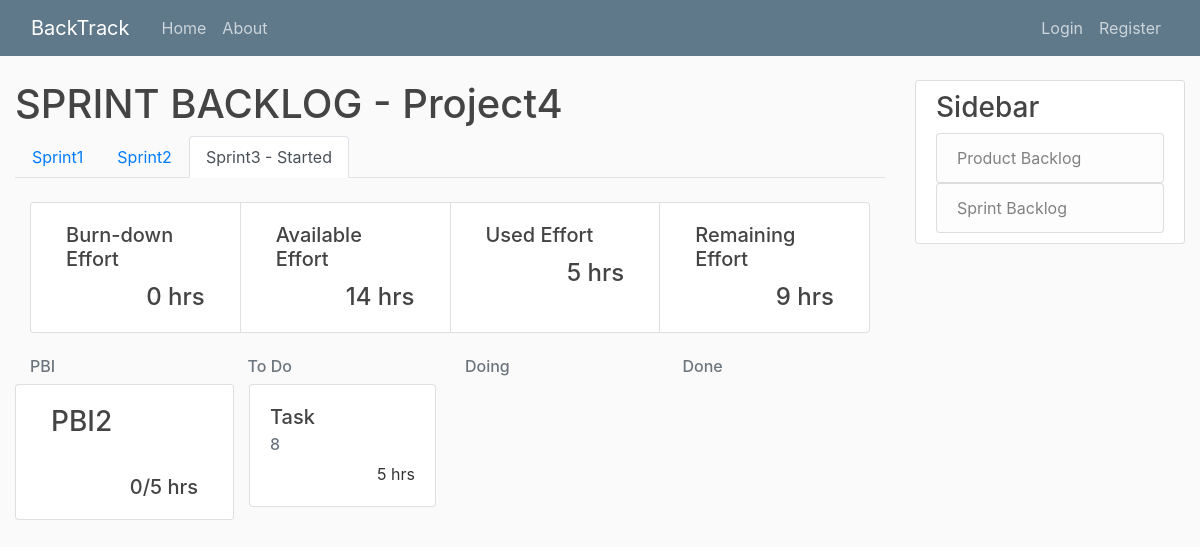
The page /project4-sprint_8/ on the database as committed earlier.
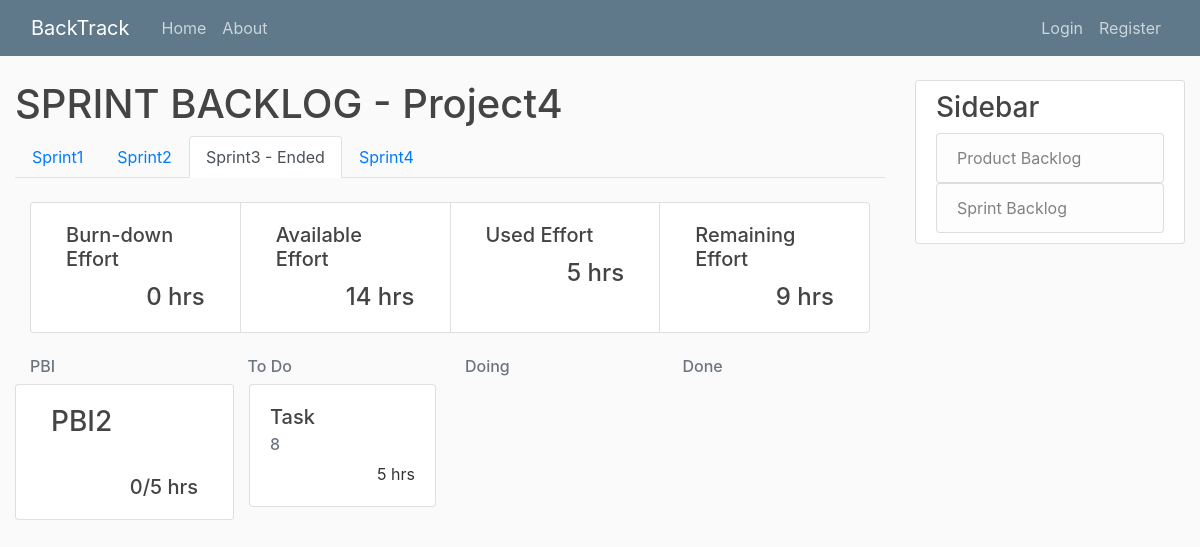
The same page on the database as committed later.
### project/models.py (models this page shows, shortened)
class Project(models.Model):
	title = models.CharField(max_length=20, unique=True)
	details = models.TextField()
	slug = models.SlugField(unique=True, default="")

### sprintBacklog/models.py (models this page shows, shortened)
class Sprint(models.Model):
	title = models.CharField(max_length=20, default="Sprint")
	available_effort = models.IntegerField()
	start_date = models.DateField(blank=True, null=True)
	details = models.TextField(null=True)
	project = models.ForeignKey(Project, on_delete=models.CASCADE, blank=True, null=True, default=None)
	status_choice = [
		('Not Started', 'Not Started'),
		('Started', 'Started'),
		('Ended', 'Ended'),
	]
	status = models.CharField(
		max_length = 20,
		choices = status_choice,
		default ='Not Started',
	)
	def save(self, *args, **kwargs):
		number_of_sprint = Sprint.objects.filter(project=self.project).count()
		if Sprint.objects.filter(project=self.project).count() == None:
			number_of_sprint = 1
		else:
			number_of_sprint += 1
		if self not in Sprint.objects.filter(project=self.project):
			self.title = "Sprint" + str(number_of_sprint)
		super().save(*args, **kwargs)

class Task(models.Model):
	title = models.CharField(max_length=20, default="Task")
	status_choice = [
		('To Do', 'To Do'),
		('Doing', 'Doing'),
		('Done', 'Done'),
	]
	status = models.CharField(
		max_length = 5,
		choices = status_choice,
		default ='To Do',
	)
	effort = models.IntegerField("effort(hour)")
	details = models.TextField(null=True)
	sprint = models.ForeignKey(Sprint, on_delete=models.CASCADE, default=None)
	PBI = models.ForeignKey(PBI, on_delete=models.CASCADE, default=None)
	task_owner = models.ForeignKey(User, on_delete=models.SET_NULL, default=None, null=True, blank=True)

### productBacklog/models.py (models this page shows, shortened)
class PBI(models.Model):
	priority = models.IntegerField()
	title = models.CharField(max_length=20)
	status_choice = [
		('To Do', 'To Do'),
		('Doing', 'Doing'),
		('Done', 'Done'),
		('Unfinished', 'Unfinished')
	]
	status = models.CharField(
		max_length = 20,
		choices = status_choice,
		default = 'To Do',
	)
	ESP = models.IntegerField("estimated story point")
	details = models.TextField()
	project = models.ForeignKey(Project, on_delete=models.CASCADE, blank=True, null=True, default=None)
	sprint = models.ManyToManyField(Sprint) # , blank=True, null=True, default=None)

### users/models.py (models this page shows, shortened)
class User(AbstractBaseUser):
	email				=	models.EmailField(verbose_name="email",max_length=60, unique=True)
	position			=	models.CharField(
								max_length=32,
							)
	username			=	models.CharField(max_length=10,unique=True)
	date_joined			=	models.DateTimeField(verbose_name='date joined', auto_now_add = True)
	last_login			=	models.DateTimeField(verbose_name='last login', auto_now=True)
	is_admin			=	models.BooleanField(default=False)
	is_active			=	models.BooleanField(default=True)
	is_staff			=	models.BooleanField(default=False)
	is_superuser		=	models.BooleanField(default=False)
	project_id = models.ForeignKey(Project, models.SET_NULL, null=True, blank=True)
	USERNAME_FIELD	=	'email'
	REQUIRED_FIELDS	=	['username',]
	objects = MyAccountManager()
	def __str__(self):
		return str(self.id)

### sprintBacklog/views.py (the view)
# urls.py: path('<int:sprint>/', SprintBacklogListView.as_view(), name='sprint-home'),
class SprintBacklogListView(ListView):
	model = Sprint
	template_name = 'sprintBacklog/home.html'
	context_object_name = 'sprint'
	def get_queryset(self):
		queryset = Sprint.objects.filter(project_id=self.project).order_by('pk')
		index = 1
		for s in queryset:
			s.title = "Sprint" + str(index)
			s.save()
			index += 1
		return self.sprint
	def dispatch(self, request, *args, **kwargs):
		self.project = get_object_or_404(Project, slug=kwargs['project'])
		self.sprint = Sprint.objects.get(pk=kwargs['sprint'])
		return super().dispatch(request, *args, **kwargs)
	def get_context_data(self, **kwargs):
		context = super().get_context_data(**kwargs)
		context['project'] = self.project
		context['all_sprint'] = Sprint.objects.filter(project=self.project).order_by('pk')
		context['PBI'] = PBI.objects.filter(project=self.project, status='To Do')
		context['lastSprintEnded'] = Sprint.objects.filter(project=self.project).order_by('pk').last().status == 'Ended'
		task = []
		total = 0
		completed = 0
		for p in PBI.objects.filter(sprint=self.sprint):
			todo = Task.objects.filter(sprint=self.sprint).filter(status='To Do').filter(PBI=p)
			doing = Task.objects.filter(sprint=self.sprint).filter(status='Doing').filter(PBI=p)
			done = Task.objects.filter(sprint=self.sprint).filter(status='Done').filter(PBI=p)
			todoE = todo.aggregate(Sum('effort')).get('effort__sum') if todo else 0
			doingE = doing.aggregate(Sum('effort')).get('effort__sum') if doing else 0
			doneE = done.aggregate(Sum('effort')).get('effort__sum') if done else 0
			total += doneE + doingE + todoE
			completed += doneE
			tmp = {"pbi": p,
					"todo": todo,
					"doing": doing,
					"done": done,
					"finish": doneE,
					"not_finish": doingE + todoE + doneE
					}
			task.append(tmp)
		stat = {"completed": completed,
				"available": self.sprint.available_effort,
				"used": total,
				"remaining": self.sprint.available_effort - total
				}
		context['stat'] = stat
		context['task'] = task
		return context

### templates/SprintBacklog/home.html (shortened to what this page needs)
{% extends "base.html" %}
{% block content %}
	<h1>SPRINT BACKLOG - {{ project.title }}</h1>
	<ul class="nav nav-tabs" align="right">
		{% for s in all_sprint %}
		<li class="nav-item">
			{% if s.pk == sprint.pk %}
				<a class="nav-link active" href="{% url 'sprintBacklog-detail' project.slug s.pk %}">{{ s.title }} - {{ sprint.status }}</a>
			{% else %}
				<a class="nav-link" href="{% url 'sprint-home' project.slug s.pk %}">{{ s.title }}</a>
			{% endif %}
		</li>
		{% endfor %}
	</ul>
	<div class="container-fluid">
	<div class="card-group">
		<div class="col-sm card">
			<div class="card-body">
				<h5 class="card-title">Burn-down Effort</h5>
				<h4 class="card-text" style="text-align: right">{{ stat.completed }} hrs</h4>
			</div>
		</div>
		<div class="col-sm card">
			<div class="card-body">
				<h5 class="card-title">Available Effort</h5>
				<h4 class="card-text" style="text-align: right">{{ stat.available }} hrs</h4>
			</div>
		</div>
		<div class="col-sm card">
			<div class="card-body">
				<h5 class="card-title">Used Effort</h5>
				<h4 class="card-text" style="text-align: right">{{ stat.used }} hrs</h4>
			</div>
		</div>
		<div class="col-sm card">
			<div class="card-body">
				<h5 class="card-title">Remaining Effort</h5>
				<h4 class="card-text" style="text-align: right">{{ stat.remaining }} hrs</h4>
			</div>
		</div>
	</div>
	</div>
	<div class="container">
		<div class="row">
			<div class="col-md">
				<h6 class="text-muted">PBI</h6>
			</div>
			<div class="col-md">
				<h6 class="text-muted">To Do</h6>
			</div>
			<div class="col-md">
				<h6 class="text-muted">Doing</h6>
			</div>
			<div class="col-md">
				<h6 class="text-muted">Done</h6>
			</div>
		</div>
	</div>
	{% for t in task %}
	<div class="container">
		<div class="row">
			<div class="col-sm card">
				<div class="card-body d-flex flex-column">
					<a href="{% url 'productBacklog-detail' project.slug t.pbi.pk %}"><h3 class="card-title">{{ t.pbi.title }}</h3></a>
					<h5 class="card-text mt-auto" style="text-align: right">{{ t.finish }}/{{ t.not_finish }} hrs</h5>
				</div>
			</div>
			<div class="col-md">
			{% for i in t.todo %}
				<div class="card">
					<div class="card-body">
						<a href="{% url 'task-detail' project.slug sprint.pk i.pk %}">
							<h5 class="card-title">{{ i.title }}</h5>
						</a>
						<h6 class="card-subtitle mb-2 text-muted">{{ i.task_owner }}</h6>
						<p class="card-text" style="text-align: right;">{{ i.effort }} hrs</p>
					</div>
				</div class="card">
			{% endfor %}
			</div>
			<div class="col-md">
			</div>
			<div class="col-md">
			</div>
		</div>
	</div>
	{% endfor %}
{% endblock content %}

### templates/base.html (shortened to what this page needs)
{% load static %}
<!DOCTYPE html>
<html>
<head>
	<link rel="stylesheet" href="https://stackpath.bootstrapcdn.com/bootstrap/4.3.1/css/bootstrap.min.css">
    <link rel="stylesheet" type="text/css" href="{% static 'PBI/main.css' %}">
</head>
<body>
	<header class="site-header">
	  <nav class="navbar navbar-expand-md navbar-dark bg-steel fixed-top">
	    <div class="container-fluid">
	      <a class="navbar-brand mr-4" href="{% url 'project-home'%}">BackTrack</a>
	      <div class="collapse navbar-collapse" id="navbarToggle">
	        <div class="navbar-nav mr-auto">
	          <a class="nav-item nav-link" href="{% url 'project-home'%}">Home</a>
	          <a class="nav-item nav-link" href="#">About</a>
	        </div>
	        <div class="navbar-nav">
	          {% if user.is_authenticated%}
	           		<a class="nav-item nav-link" href="{% url 'profile'%}">Profile</a>
	          		<a class="nav-item nav-link" href="{% url 'logout'%}">Logout</a>
	          {% else %}
	          		<a class="nav-item nav-link" href="{% url 'login'%}">Login</a>
	          		<a class="nav-item nav-link" href="{% url 'register'%}">Register</a>
	          {% endif %}
	        </div>
	      </div>
	    </div>
	  </nav>
	</header>
	<main role="main" class="container-fluid">
	  <div class="row">
	    <div class="col-md-9">
	      {% block content %}{% endblock %}
	    </div>
	    <div class="col-md-3">
	      <div class="content-section">
	        <h3>Sidebar</h3>
	          <ul class="list-group">
	            <a href="{% url 'productBacklog-home' project.slug %}">
	            	<li class="list-group-item list-group-item-light">Product Backlog</li>
	            </a>
	            <a href="{% url 'no-sprint' project.slug %}">
	            	<li class="list-group-item list-group-item-light">Sprint Backlog</li>
	            </a>
	          </ul>
	      </div>
	    </div>
	  </div>
	</main>
</body>
</html>

### productBacklog/static/PBI/main.css (style rules this page uses)
body { background: #fafafa; color: #333333; margin-top: 5rem; }
h1, h2, h3, h4, h5, h6 { color: #444444; }
ul { margin: 0; }
.bg-steel { background-color: #5f788a; }
.site-header .navbar-nav .nav-link { color: #cbd5db; }
.content-section { background: #ffffff; padding: 10px 20px; border: 1px solid #dddddd; border-radius: 3px; margin-bottom: 20px; }

Rows that differ between the two databases and show on the page:
changed Sprint "Sprint3": status "Started" → "Ended"
added Sprint: title "Sprint4"
